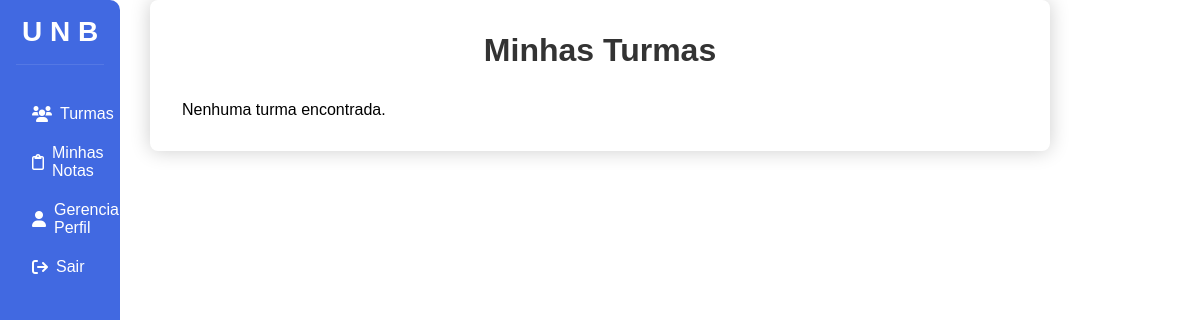
The app's page /aluno/visualizar_turmas_aluno (signed in), older data.
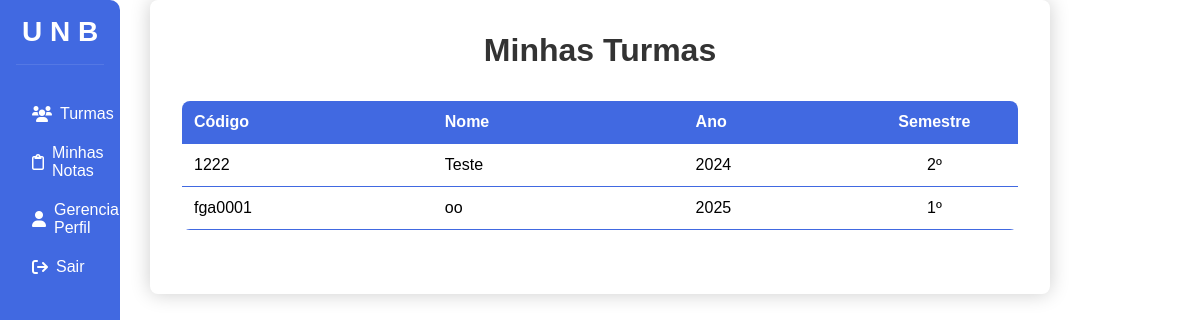
The same page, newer data.
### app.py (models this page shows)
class Turma(db.Model):
    codigo_disciplina = db.Column(db.String(100), nullable=False, primary_key=True)
    nome = db.Column(db.String(100), nullable=False)
    professor_email = db.Column(db.String(150), db.ForeignKey('user.email'), nullable=False)
    ano = db.Column(db.Integer, nullable=False)
    semestre = db.Column(db.Integer, nullable=False)
    professor = db.relationship('User', backref='turmas_ministradas', foreign_keys=[professor_email])
    alunos = db.relationship('User',
                           secondary=alunos_turmas,
                           lazy='subquery',
                           backref=db.backref('turmas', lazy=True))

### app.py (the view)
@app.route('/aluno/visualizar_turmas_aluno')
def dashboard_aluno():
    if 'email' not in session or session['cargo'] != 'Aluno':
        return redirect(url_for('login'))
    aluno = User.query.filter_by(email=session['email']).first()
    turmas = aluno.turmas
    return render_template('aluno/visualizar_turmas_aluno.html', turmas=turmas)

### templates/aluno/visualizar_turmas_aluno.html (shortened to what this page needs)
<!DOCTYPE html>
<html lang="pt-BR">
<head>
    <link rel="stylesheet" href="{{ url_for('static', filename='css/aluno/visualizar_turmas_aluno.css') }}">
    <link rel="stylesheet" href="https://cdnjs.cloudflare.com/ajax/libs/font-awesome/6.0.0-beta3/css/all.min.css">
</head>
<body>
    <div class="navbar">
        <h2>U N B</h2>
        <ul>
            <li><a href="{{ url_for('dashboard_aluno') }}"><i class="fas fa-users"></i>Turmas</a></li>
            <li><a href="#"><i class="fa-regular fa-clipboard"></i> Minhas Notas</a></li>
            <li><a href="{{ url_for('gerenciar_perfil_aluno', email=session['email'])}}"><i class="fa-solid fa-user"></i>Gerenciar Perfil</a></li>
            <li><a href="#"><i class="fa-solid fa-arrow-right-from-bracket"></i> Sair</a></li>
        </ul>
    </div>
    <div class="container">
        <h1>Minhas Turmas</h1>
        {% if turmas %}
            <table class="users-table">
                <thead>
                    <tr>
                        <th>Código</th>
                        <th>Nome</th>
                        <th>Ano</th>
                        <th>Semestre</th>
                    </tr>
                </thead>
                <tbody>
                    {% for turma in turmas %}
                        <tr>
                            <td>{{ turma.codigo_disciplina }}</td>
                            <td>{{ turma.nome }}</td>
                            <td>{{ turma.ano }}</td>
                            <td>{{ turma.semestre }}º</td>
                        </tr>
                    {% endfor %}
                </tbody>
            </table>
        {% else %}
            <p>Nenhuma turma encontrada.</p>
        {% endif %}
    </div>
</body>
</html>

Row changes from the older to the newer data that the page shows:
now on this page (row unchanged): Turma: codigo_disciplina "1222", nome "Teste", ano "2024", semestre "2"
added Turma: codigo_disciplina "fga0001", nome "oo", ano "2025", semestre "1"
Text that changed along with them:
text no longer shown: "Nenhuma turma encontrada."
text now shown: "Código Nome Ano Semestre"
